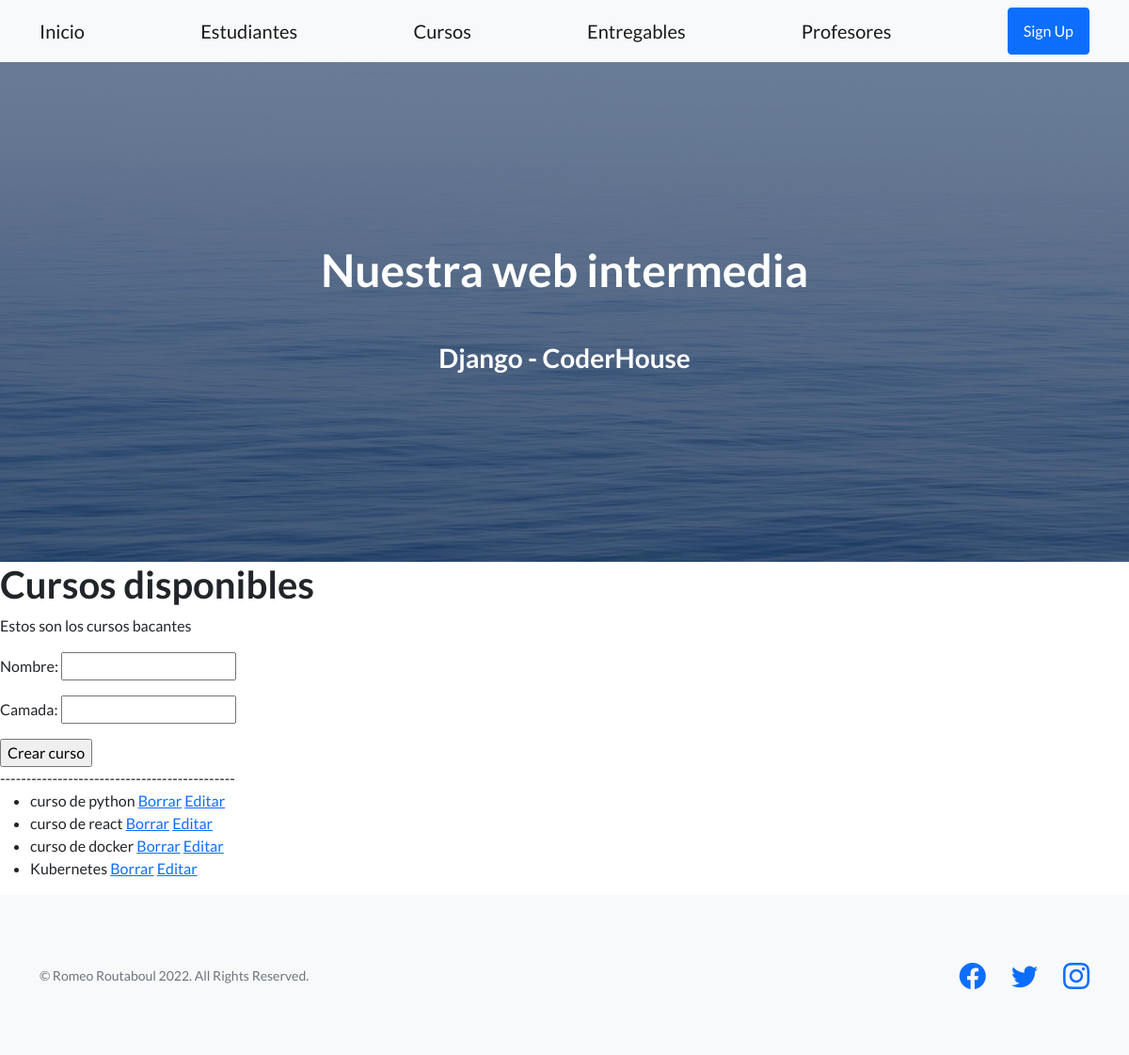
/coder/cursos/, run on an earlier commit of the app's database.
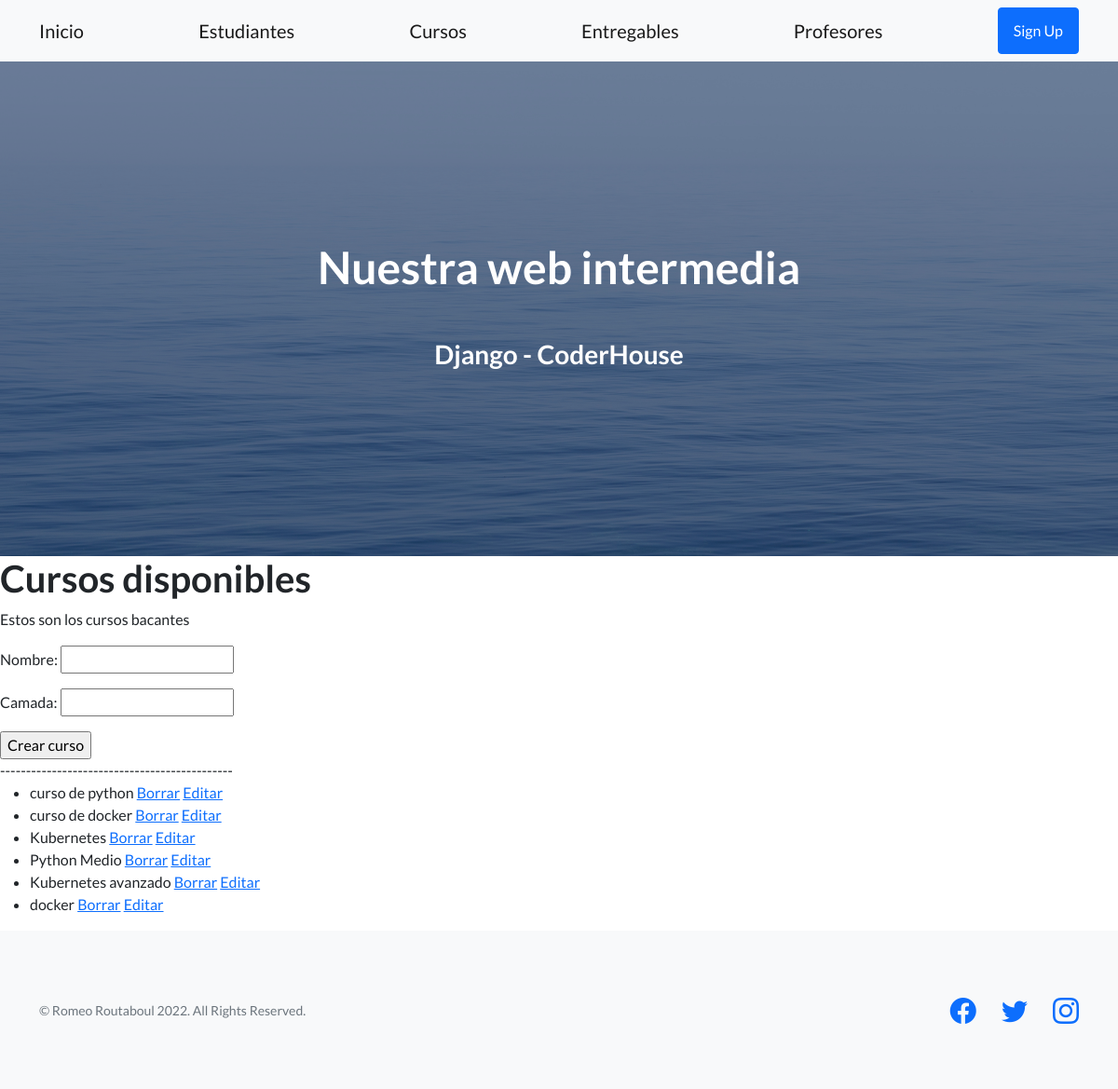
And on a later commit of the database.
### appcode/models.py (models this page shows, shortened)
class Curso(models.Model):
    nombre = models.CharField(max_length=100)
    camada = models.IntegerField()

### appcode/views.py (the view, shortened to what this page needs)
# urls.py: path("cursos/", cursos, name='coder-cursos'),
def cursos(request):
    errores= ""
    cursos = Curso.objects.all() #obtener todos los registros de ese modelo
    formulario = CursoFormulario()
    contexto = {"listado_cursos": cursos, "formulario": formulario, "errores": ""}
    return render(request,"appcode/cursos.html", contexto)

### appcode/forms.py
class CursoFormulario(forms.Form):
    nombre = forms.CharField()
    camada = forms.IntegerField()

### appcode/templates/appcode/cursos.html (shortened to what this page needs)
{% extends 'appcode/base.html' %}
{% block contenido %}
<h1>Cursos disponibles</h1>
<p>Estos son los cursos bacantes</p>
<form method="post">
    {{ formulario.as_p }}
    <input type="submit" value="Crear curso">
</form>
---------------------------------------------
{% if listado_cursos %}
    <ul>
    {% for curso in listado_cursos %}
        <li>{{curso.nombre}} <a href="{% url 'coder-cursos-borrar' curso.id %}">Borrar</a> <a href="{% url 'coder-cursos-editar' curso.id %}">Editar</a> </li>
      {% endfor %}
    </ul>
{% else %}
    <p>no hay cursos disponibles</p>
{% endif %}
{%  endblock %}

### appcode/templates/appcode/base.html (shortened to what this page needs)
<!DOCTYPE html>
<html lang="en">
    <head>
        {% load static %}
        <link href="https://cdn.jsdelivr.net/npm/bootstrap-icons@1.5.0/font/bootstrap-icons.css" rel="stylesheet" type="text/css" />
        <link href="{% static 'appcode/css/styles.css' %}" rel="stylesheet" />
    </head>
    <body>
        <nav class="navbar navbar-light bg-light static-top">
            <div class="container">
                <a class="navbar-brand" href="{% url 'coder-inicio' %} ">Inicio</a>
                <a class="navbar-brand" href="{% url 'coder-estudiantes' %} ">Estudiantes</a>
                <a class="navbar-brand" href="{% url 'coder-cursos' %} ">Cursos</a>
                <a class="navbar-brand" href="{% url 'coder-entregables' %} ">Entregables</a>
                <a class="navbar-brand" href="{% url 'coder-profesores' %} ">Profesores</a>
                <a class="btn btn-primary" href="#signup">Sign Up</a>
            </div>
        </nav>
        <header class="masthead">
            <div class="container position-relative">
                <div class="row justify-content-center">
                    <div class="col-xl-6">
                        <div class="text-center text-white">
                            <h1 class="mb-5">Nuestra web intermedia</h1>
                            <h3>Django - CoderHouse</h3>
                        </div>
                    </div>
                </div>
            </div>
        </header>
        {% block contenido %}
        {% endblock %}
        <footer class="footer bg-light">
            <div class="container">
                <div class="row">
                    <div class="col-lg-6 h-100 text-center text-lg-start my-auto">
                        <p class="text-muted small mb-4 mb-lg-0">&copy; Romeo Routaboul 2022. All Rights Reserved.</p>
                    </div>
                    <div class="col-lg-6 h-100 text-center text-lg-end my-auto">
                        <ul class="list-inline mb-0">
                            <li class="list-inline-item me-4">
                                <a href="#!"><i class="bi-facebook fs-3"></i></a>
                            </li>
                            <li class="list-inline-item me-4">
                                <a href="#!"><i class="bi-twitter fs-3"></i></a>
                            </li>
                            <li class="list-inline-item">
                                <a href="#!"><i class="bi-instagram fs-3"></i></a>
                            </li>
                        </ul>
                    </div>
                </div>
            </div>
        </footer>
    </body>
</html>

What changed in the data, as far as the page shows it:
removed Curso: nombre "curso de react"
added Curso: nombre "Python Medio"
added Curso: nombre "Kubernetes avanzado"
added Curso: nombre "docker"
